Frame 1 (no input): blank canvas, image omitted
Frame 60 (the mouse pressed at the canvas centre just before this capture): blank canvas, image omitted
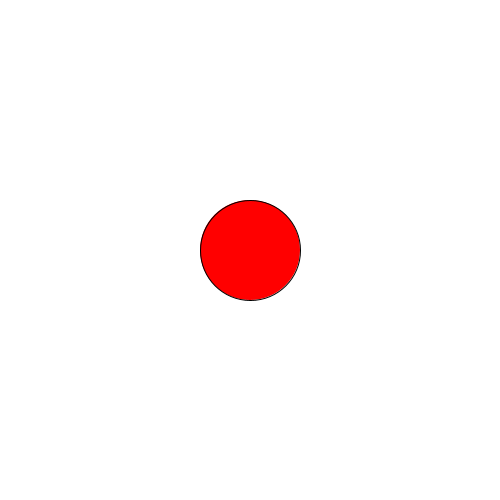
Frame 120 (the mouse held since frame 60 and released just before this capture)

The Processing sketch whose frames 1 and 60 were blank and that drew this single picture after the mouse press (run headless with seeded random() and noise(); from frame 60 on, the mouse is pressed at the canvas centre):

// Processing sketch: funciones_mousePressed_keyPressed
// ── funciones_mousePressed_keyPressed.pde
float tam;
float col;
float colB;
void setup() {
  size(500, 500);
  tam = 100;
  col = 255;
  colB=255;
}
void draw() {
  background(colB);
  if (mousePressed) {
    fill(col, 0, 0);
    ellipse(mouseX, mouseY, tam, tam);
  }
}
void mousePressed() {
  col = 255;
}
void mouseDragged() {
  col = 0;
}
void keyPressed() {
  if (key== 'a') {
    colB = 100;
  }
}
